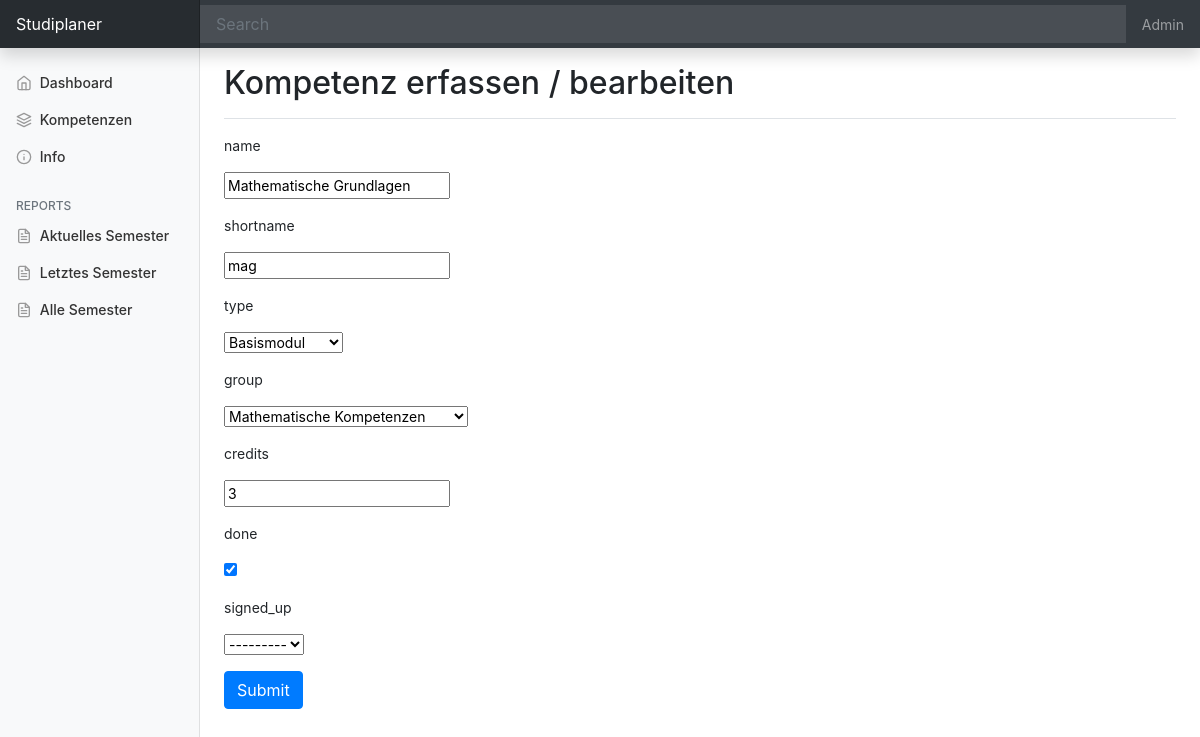
/courseupdate/3/, run on the app's committed database.
### kompetenzen/models.py (models this page shows, shortened)
class course(models.Model):
    SEMESTER = (
        ('HS19', 'HS19'),
        ('FS20', 'FS20'),
        ('HS20', 'HS20'),
        ('FS21', 'FS21'),
        ('HS21', 'HS21'),
        ('FS22', 'FS22'),
        ('HS22', 'HS22'),
        ('FS23', 'FS23'),
    )
    id = models.AutoField(primary_key=True)
    name = models.CharField(max_length=200, null=True)
    shortname = models.CharField(max_length=10, null=True)
    type = models.ForeignKey(course_type, null=True, on_delete=models.SET_NULL)
    group = models.ForeignKey(course_group, null=True, on_delete=models.SET_NULL)
    credits = models.IntegerField(null=True)
    date_created = models.DateTimeField(auto_now_add=True)
    done = models.BooleanField(default=False)
    signed_up = models.CharField(max_length=10, null=True, choices=SEMESTER)

### kompetenzen/views.py (the view)
# urls.py: path('courseupdate/<str:pk>/', views.courseupdate, name="courseupdate"),
def courseupdate(request, pk):
     co = course.objects.get(id=pk)
     form = CourseInsertForm(instance=co)
     if request.method == 'POST':
          form = CourseInsertForm(request.POST, instance=co)
          if form.is_valid():
               form.save()
               return redirect('/kompetenzen')
     context = {'form':form}
     return render(request, 'kompetenzen/courseform.html', context)

### kompetenzen/forms.py
class CourseInsertForm(ModelForm):
    class Meta:
        model = course
        fields = '__all__'

### kompetenzen/models.py (called while the page is built)
    def __str__(self):
        return self.name

    def __str__(self):
        return self.name

### kompetenzen/templates/kompetenzen/courseform.html (shortened to what this page needs)
{% extends 'kompetenzen/main.html' %}
{% load static %}
{% block content %}
<main role="main" class="col-md-9 ml-sm-auto col-lg-10 px-md-4">
    <div class="d-flex justify-content-between flex-wrap flex-md-nowrap align-items-center pt-3 pb-2 mb-3 border-bottom">
      <h1 class="h2">Kompetenz erfassen / bearbeiten</h1>
    </div>
    <div class="table-responsive">
        <form action="" method="POST">
            {% for field in form %}
            <div class="form-group">
                {{field.name}}
            </div>
            <div class="form-group">
              {{field}}
          </div>
            {% endfor %}
            <input type="submit" class="btn btn-primary" name="submit">
          </div>
    </div>
</div>
{% endblock %}

### static/css/main.css (style rules this page uses)
body { background-color: #ffffff; }

### static/css/dashboard.css (style rules this page uses)
body { font-size: .875rem; }

### data on the page
course: form "Mathematische Grundlagen" "mag" "Basismodul" "Mathematische Kompetenzen" "3" "☑" "---------"

### other printed values
{{ field.name }} "name" "shortname" "type" "group" "credits" "done" "signed_up"
